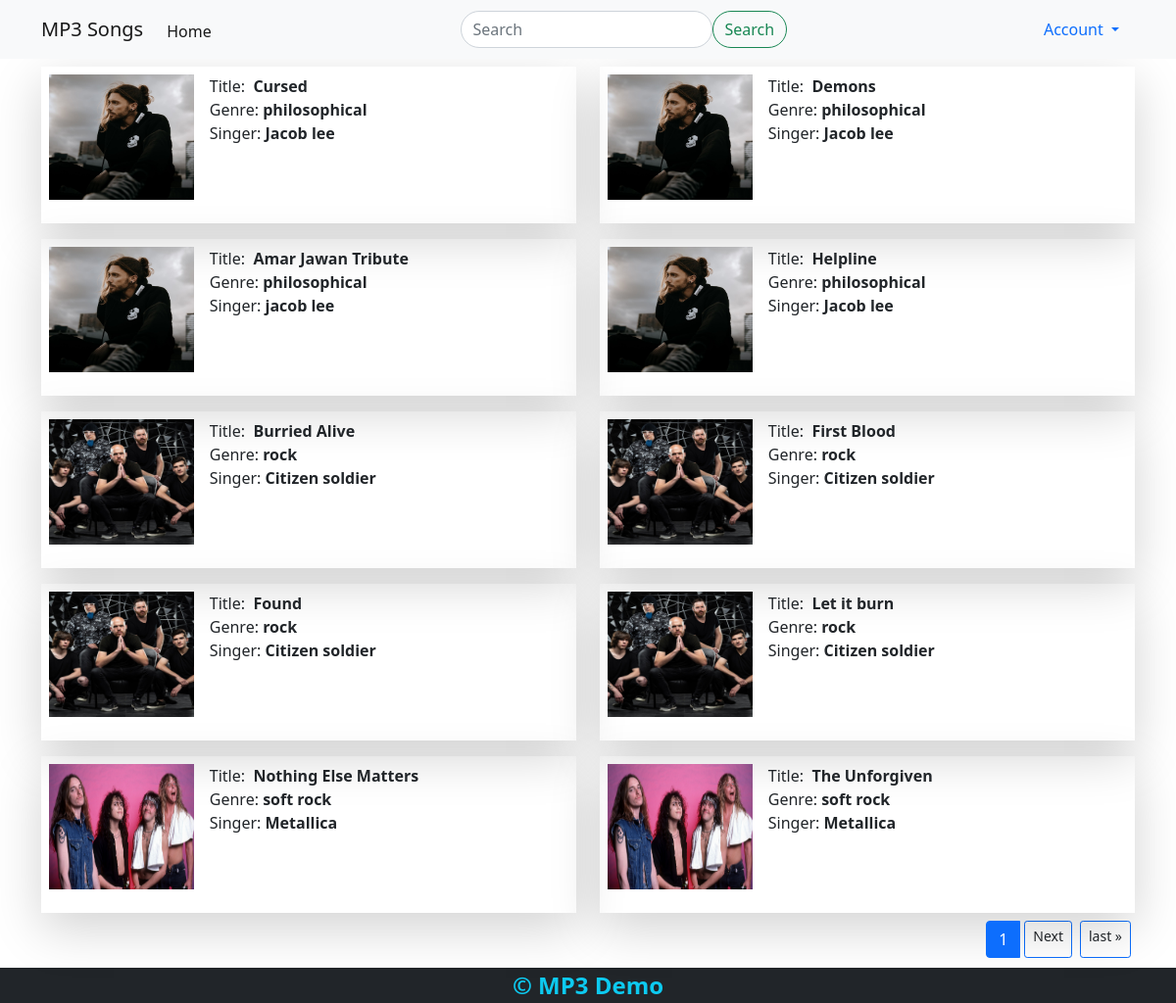
The page / on the database its author committed.
### music/models.py (models this page shows, shortened)
class Music(models.Model):
    title = models.CharField(max_length=255)
    singer = models.CharField(max_length=255)
    image = models.ImageField(upload_to=upload_image_to, default=None)
    audio = models.FileField(
        upload_to=upload_audio_to, blank=False, null=False)
    genre = models.ForeignKey(
        Genre, on_delete=models.CASCADE, related_name='playlist')
    active = models.BooleanField(default=True)
    created_at = models.DateTimeField(auto_now_add=True)
    updated_at = models.DateTimeField(auto_now=True)

class Genre(models.Model):
    name = models.CharField(max_length=255)
    description = models.TextField(null=True, blank=True)
    def __str__(self) -> str:
        return self.name

### mp3_demo/views.py (the view)
# urls.py: path('', IndexView.as_view(), name="homepage"),
class IndexView(ListView):
    template_name = "index.html"
    paginate_by = 10
    context_object_name = 'music'
    def get_queryset(self, *args, **kwargs):
        return Music.objects.all()

### templates/index.html (shortened to what this page needs)
{% extends "includes/base.html" %}
{% load static %}
{% block styles %}
<link rel="stylesheet" href="{% static 'custom/music.css' %}">
{% endblock  %}
{% block content %}
<div class="pb-5">
    <div class="row">
        {% for mus in music %}
        <div class="col-sm-12 col-md-6 col-lg-6">
            {% include "music/snippet/music.html" with music=mus %}
        </div>
        {% endfor %}
    </div>
    {% include 'snippet/pagination.html' %}
</div>
{% endblock  %}

### templates/includes/base.html (shortened to what this page needs)
{% load static %}
<!DOCTYPE html>
<html lang="en">
  <head>
    <link href="https://cdn.jsdelivr.net/npm/bootstrap@5.0.2/dist/css/bootstrap.min.css"
          rel="stylesheet"
 />
    <link rel="stylesheet" href="{% static 'custom/styles.css' %}">
    <link rel="stylesheet" href="{% static 'css/bootstrap.min.css' %}">
    {% block styles %} {% endblock %}
  </head>
  <body>
    {% include 'includes/navigation.html' %}
    <div class="container full">
      {% block content %} {% endblock %}
    </div>
    {% include 'includes/footer.html' %}
  </body>
</html>

### templates/includes/navigation.html (shortened to what this page needs)
<nav class="navbar navbar-expand-md navbar-light bg-light">
  <div class="container">
    <a class="navbar-brand" href="{% url 'homepage' %}">MP3 Songs</a>
    <div class="collapse navbar-collapse" id="navbarSupportedContent">
      <ul class="navbar-nav me-auto mb-2 mb-lg-0">
        <li class="nav-item pt-1">
          <a class="nav-link {% if request.resolver_match.url_name == 'homepage' %} active {% endif %}"
             aria-current="page" href="{% url 'homepage' %}">Home</a>
        </li>
      </ul>
      <form class="d-flex w-auto me-auto" method="GET"
            action="{% url 'search' %}">
        <input class="form-control w-100 rounded-pill" type="search"
               placeholder="Search" name="query" aria-label="Search" />
        <button class="btn btn-outline-success rounded-pill"
                type="submit">Search</button>
      </form>
      <div class="nav-item dropdown">
        <a class="nav-link dropdown-toggle" href="#" id="navbarDropdown"
           role="button" data-bs-toggle="dropdown" aria-expanded="false">
          {% if request.user.is_authenticated %}
          {{request.user.username|capfirst}}
          {% else %}
          Account
          {% endif %}
        </a>
      </div>
    </div>
  </div>
</nav>

### templates/music/snippet/music.html (shortened to what this page needs)
{% load static %}
{% load custom_tags %}
<div class="music-card d-inline-flex shadow-lg">
  <div class="music-img-wrapper">
    <a href="{% url 'music-detail' pk=music.id  %}">
      <img src="{{music.image.url}}" alt="{{music.title}}" height="100%"
           width="100%" />
    </a>
  </div>
  <div class="music-description">
    <div>
      Title:
      <span class="music-title fw-bold">&nbsp;{{music.title|capfirst}}</span>
    </div>
    <div>Genre:<span class="fw-bold"> {{music.genre}}</span></div>
    <div>Singer:<span class="fw-bold"> {{music.singer}}</span></div>
  </div>
</div>

### templates/snippet/pagination.html (shortened to what this page needs)
<div class="d-inline-flex btn-group-sm justify-content-center float-end">
    <li class="page-item active list-unstyled">
        <span class="page-link ">
            {{page_obj.number}}
        </span>
    </li>
    {% if page_obj.has_next %}
    <a href="?page={{page_obj.next_page_number}}{% if request.GET.query %}&query={{request.GET.query}}{% endif %}"
       class='btn btn-sm border-primary mx-1'>Next </a>
    <a href="?page={{ page_obj.paginator.num_pages }}{% if request.GET.query %}&query={{request.GET.query}}{% endif %}"
       class='btn btn-sm border-primary mx-1'>last &raquo;</a>
    {% endif %}
</div>

### templates/includes/footer.html
<div class=" footer w-100">
    <p class="m-0 p-0 text-center text-info fs-4 bg-dark fw-bold">&copy; MP3 Demo</p>
</div>

### static/custom/styles.css (style rules this page uses)
a { text-decoration: none !important; }
html, body { height: 100%; }
.full { min-height: 95vh; }

### rows shown on the page
Music: image (picture), title "Cursed", genre "philosophical", singer "Jacob lee"
Music: image (picture), title "Demons", genre "philosophical", singer "Jacob lee"
Music: image (picture), title "Amar Jawan Tribute", genre "philosophical", singer "jacob lee"
Music: image (picture), title "Helpline", genre "philosophical", singer "Jacob lee"
Music: image (picture), title "Burried Alive", genre "rock", singer "Citizen soldier"
Music: image (picture), title "First Blood", genre "rock", singer "Citizen soldier"
Music: image (picture), title "Found", genre "rock", singer "Citizen soldier"
Music: image (picture), title "Let it burn", genre "rock", singer "Citizen soldier"
Music: image (picture), title "Nothing Else Matters", genre "soft rock", singer "Metallica"
Music: image (picture), title "The Unforgiven", genre "soft rock", singer "Metallica"

### other values the page prints
{{ page_obj.number }} "1"
